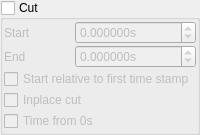
              <widget class="QGroupBox" name="cut_group">
               <property name="title">
                <string>Cut</string>
               </property>
               <property name="checkable">
                <bool>true</bool>
               </property>
               <property name="checked">
                <bool>false</bool>
               </property>
               <layout class="QGridLayout" name="gridLayout_19">
                <property name="leftMargin">
                 <number>1</number>
                </property>
                <property name="topMargin">
                 <number>1</number>
                </property>
                <property name="rightMargin">
                 <number>1</number>
                </property>
                <property name="bottomMargin">
                 <number>1</number>
                </property>
                <property name="spacing">
                 <number>1</number>
                </property>
                <item row="0" column="1">
                 <widget class="QDoubleSpinBox" name="cut_start">
                  <property name="suffix">
                   <string>s</string>
                  </property>
                  <property name="decimals">
                   <number>6</number>
                  </property>
                  <property name="minimum">
                   <double>-9999999999999999635896294965248.000000000000000</double>
                  </property>
                  <property name="maximum">
                   <double>999999999999999983222784.000000000000000</double>
                  </property>
                 </widget>
                </item>
                <item row="1" column="1">
                 <widget class="QDoubleSpinBox" name="cut_stop">
                  <property name="suffix">
                   <string>s</string>
                  </property>
                  <property name="decimals">
                   <number>6</number>
                  </property>
                  <property name="minimum">
                   <double>-9999999999999999635896294965248.000000000000000</double>
                  </property>
                  <property name="maximum">
                   <double>999999999999999983222784.000000000000000</double>
                  </property>
                 </widget>
                </item>
                <item row="0" column="0">
                 <widget class="QLabel" name="label_59">
                  <property name="text">
                   <string>Start</string>
                  </property>
                 </widget>
                </item>
                <item row="5" column="0" colspan="2">
                 <widget class="QCheckBox" name="cut_time_from_zero">
                  <property name="text">
                   <string>Time from 0s</string>
                  </property>
                 </widget>
                </item>
                <item row="1" column="0">
                 <widget class="QLabel" name="label_60">
                  <property name="text">
                   <string>End</string>
                  </property>
                 </widget>
                </item>
                <item row="3" column="0" colspan="2">
                 <widget class="QCheckBox" name="whence">
                  <property name="text">
                   <string>Start relative to first time stamp</string>
                  </property>
                 </widget>
                </item>
                <item row="4" column="0" colspan="2">
                 <widget class="QCheckBox" name="cut_inplace">
                  <property name="toolTip">
                   <string>&lt;html&gt;&lt;head/&gt;&lt;body&gt;&lt;p&gt;This can be a lot faster than the regular cut function; the downsides are that the actual cut interval may be different than the given start and stop values, and that it is not possbile to set the time from 0s option.&lt;/p&gt;&lt;/body&gt;&lt;/html&gt;</string>
                  </property>
                  <property name="text">
                   <string>Inplace cut </string>
                  </property>
                 </widget>
                </item>
               </layout>
              </widget>
